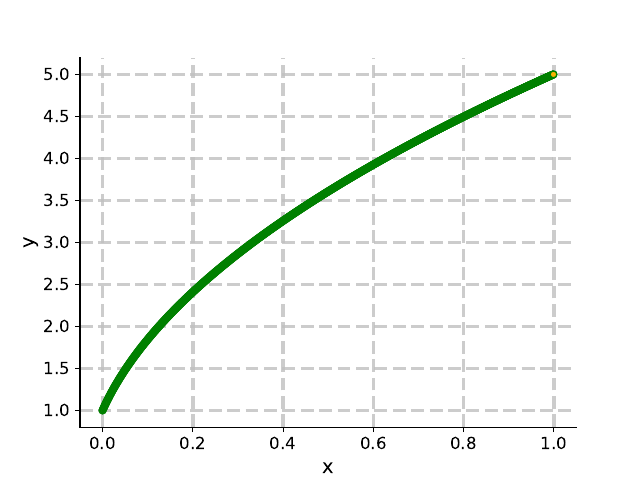

Write the Python code that produced this figure.
import numpy as np
import matplotlib.pyplot as plt
import phy4910


def f(x, y, z):
	return z
	
def g(x, y, z):
	return -1/y * z**2

x, y, z = phy4910.ode_rk4(0, 1, 0.001, 1, 12.012, f, g)

np.savetxt('shooting_method_data.txt',np.column_stack((x, y,z)))
print("File created successfully")

plt.plot(x, y, color="green", label="values", linewidth=2.5, linestyle='-', marker='o', markersize=5, markerfacecolor='#F8B400')
    
plt.grid(True, linestyle='--', linewidth=2.5, alpha=0.8, color= '#C0C0C0')
    
plt.xticks(fontsize=12)
plt.yticks(fontsize=12)
    
ax = plt.gca()
ax.spines['top'].set_visible(False)
ax.spines['right'].set_visible(False)
ax.spines['left'].set_color('#000000')
ax.spines['bottom'].set_color('#000000')

# Add labels for x and y axes
plt.xlabel("x", fontsize=14)
plt.ylabel("y", fontsize=14)
plt.savefig("shooting_method.pdf")



#plt.show()

print(y[-1])
